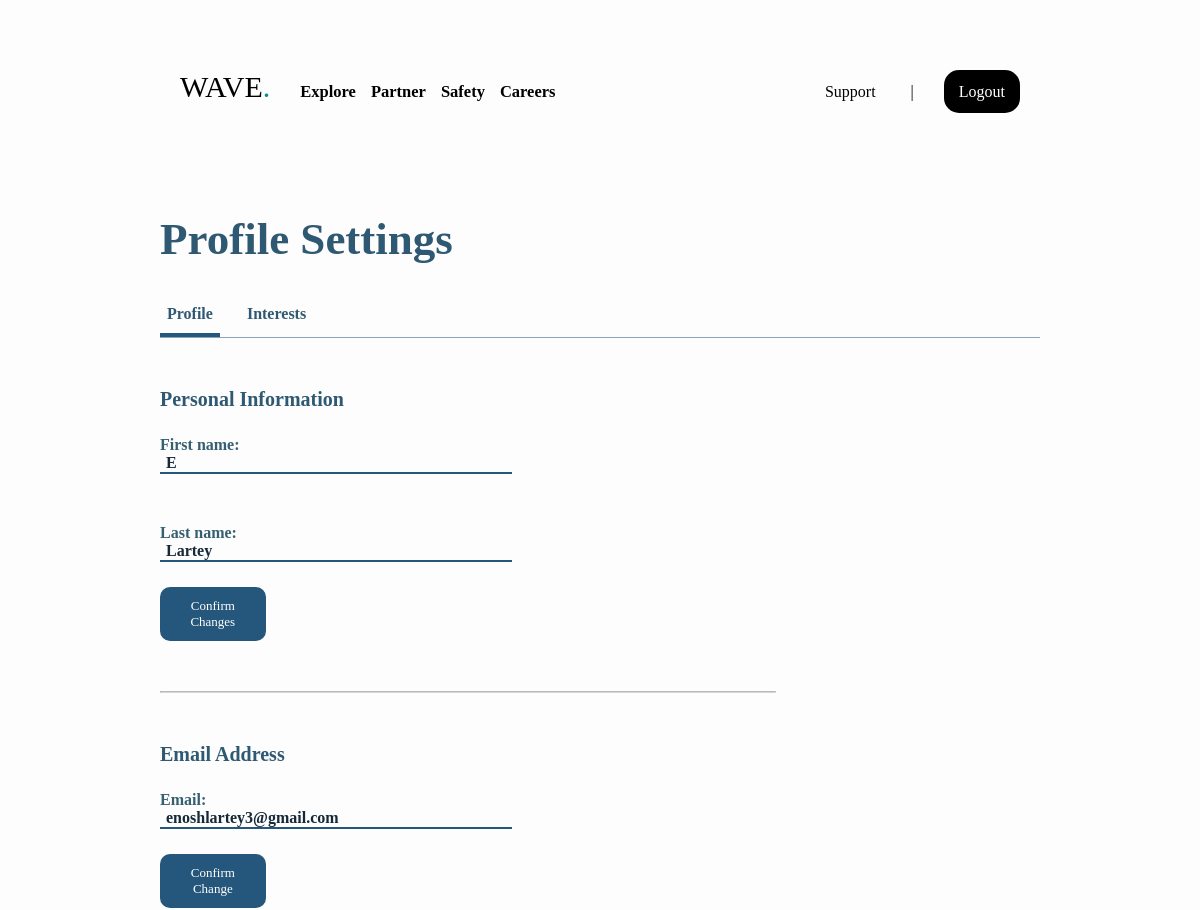
The app's page /settings/ (signed in, upper part), older data.
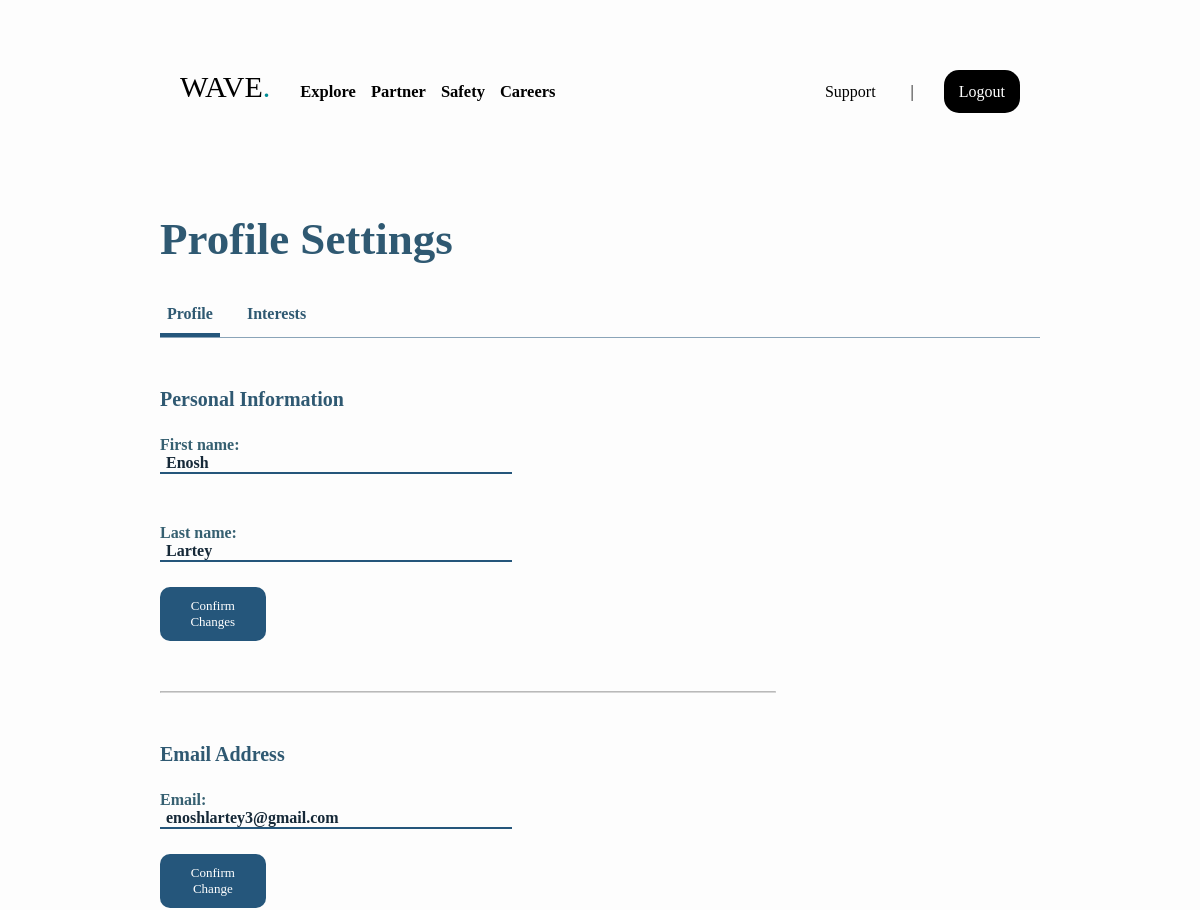
The same page, newer data.
### authenticationApp/models.py (models this page shows, shortened)
class CustomUser(AbstractBaseUser, PermissionsMixin):
    GENDER_OPTIONS = [
        ('Male', 'Male'),
        ('Female', 'Female'),
        ('Other', 'Other')
    ]
    first_name = models.CharField(
        _("First Name"),
        max_length=50,
        blank=False,
        null=False,
        help_text=(_("First Name")),
    )
    last_name = models.CharField(
        _("Last Name"),
        max_length=50,
        blank=False,
        null=False,
        help_text=(_("Last Name")),
    )
    email = models.EmailField(
        _("Email"), unique=True, blank=False, null=False, help_text=(_("Email"))
    )
    username = models.CharField(
        _("Username"),
        max_length=15,
        blank=False,
        null=False,
        unique=True,
        help_text=(_("Username")),
    )
    phone_number = models.CharField(
        _("Phone Number"),
        max_length=15,
        blank=False,
        null=False,
        unique=False,
        help_text=(_("Phone Number")),
    )
    birthday_day = models.PositiveIntegerField(_("Day"), null=True, blank=True)
    birthday_month = models.PositiveIntegerField(_("Month"), null=True, blank=True)
    birthday_year = models.PositiveIntegerField(_("Year"), null=True, blank=True)
    date_joined = models.DateField(auto_now_add=True)
    is_active = models.BooleanField(default=True)
    is_staff = models.BooleanField(default=False)
    is_superuser = models.BooleanField(default=False)
    user_id = models.UUIDField(_("User ID"), default=uuid.uuid4, editable=False, unique=True)
    is_suspended = models.BooleanField(default=False)
    suspension_end_date = models.DateTimeField(null=True, blank=True)
    objects = CustomUserManager()
    USERNAME_FIELD = "email"
    REQUIRED_FIELDS = [
        "first_name",
        "last_name",
        "username",
        "phone_number",
    ]
    class Meta:
        default_permissions = () # Removing default permissions
        verbose_name = "Member Account"
        verbose_name_plural = "Member Accounts"

### wave_v1/decorators.py (the view)
    def wrapped_view(request, *args, **kwargs):
        if request.user.has_perms(
            [
                "adminDashboardApp.view_profile_overview",
                "adminDashboardApp.view_account_settings",
                "adminDashboardApp.view_support_portal",
            ]
        ):
            return view_func(request, *args, **kwargs)
        else:
            return render(request, "extras/invalid/invalid.html")

### accountManagementApp/forms.py
class UpdatePersonalInfo(forms.ModelForm):
    first_name = forms.CharField(
        required=False,
        max_length=50,
        help_text=(_("First Name")),
    )
    last_name = forms.CharField(
        required=False,
        max_length=50,
        help_text=(_("Last Name")),
    )
    class Meta:
        model = CustomUser
        fields = ['first_name', 'last_name']

class UpdateContactInfo(forms.ModelForm):
    email = forms.EmailField(required=False)
    phone_number = forms.CharField(required=False)
    class Meta:
        model = CustomUser
        fields = ['email', 'phone_number']

### templates/accountManagementApp/profileSettings.html (shortened to what this page needs)
{% extends "base/base.html" %}
{% load static %}
{% block app_page_style %}
<link rel="stylesheet" type="text/css" href="{% static "/styles/accountManagementApp/profileSettings.css" %}" />
<link rel="stylesheet" type="text/css" href="{% static "/styles/accountManagementApp/partials/passwordChange.css" %}" />
{% endblock app_page_style %}
{% block header %}
{% include "partials/nav-footer/nav/accountnav.html" %}
{% endblock header %}
{% block body %}
<div id="body">
    <div id="body-header">
        <h3>Profile Settings</h3>
    </div>
    <div class="content-control">
        <div class="settings-tab tab-active" data-tab="profile-information">
            Profile
        </div>
        <div class="settings-tab" data-tab="preferences-information">
            Interests
        </div>
    </div>
    <div id="content-container">
        <div class="settings-tab-content" id="profile-information">
            <section id="personal-change" class="info-container">
                <h6 class="ic-headers">Personal Information</h6>
                <form method="post" action="{% url "accountManagement:userSettings" %}">
                    <div class="input-div">
                        <div class="input-box">
                            <label for="{{ personal_form.first_name.id_for_label }}">{{ personal_form.first_name.label_tag }}</label>
                            <input
                                name="{{ personal_form.first_name.html_name }}"
                                id="{{ personal_form.first_name.auto_id }}"
                                type="{{ personal_form.first_name.field.widget.input_type }}"
                                value="{{ user.first_name }}"
                            />
                        </div>
                        <div class="input-box">
                            <label for="{{ personal_form.last_name.id_for_label }}">{{ personal_form.last_name.label_tag }}</label>
                            <input
                                name="{{ personal_form.last_name.html_name }}"
                                id="{{ personal_form.last_name.auto_id }}"
                                type="{{ personal_form.last_name.field.widget.input_type }}"
                                value="{{ user.last_name }}"
                            />
                        </div>
                    </div>
                    <button type="submit" role="button">Confirm Changes</button>
                </form>
            </section>
            <hr class="cc-divider" />
            <section id="email-change" class="info-container">
                <h6 class="ic-headers">Email Address</h6>
                <form method="post" action="{% url "accountManagement:userSettings" %}">
                    <div class="input-div">
                        <div class="input-box">
                            <label for="{{ contact_form.email.id_for_label }}">{{ contact_form.email.label_tag }}</label>
                            <input
                                name="{{ contact_form.email.html_name }}"
                                id="{{ contact_form.email.auto_id }}"
                                type="{{ contact_form.email.field.widget.input_type }}"
                                value="{{ user.email }}"
                            />
                        </div>
                    </div>
                    <button type="submit" role="button">Confirm Change</button>
                </form>
            </section>
        </div>
    </div>
</div>
{% endblock body %}

Row changes from the older to the newer data that the page shows:
changed CustomUser "Lartey": first_name "E" → "Enosh"
